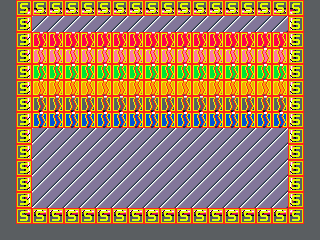

Rendered tile map (Tiled .tmx) drawn with the repository's tilesets; below, a short description and the full map source, tile grids included:
An orthogonal 20x15 tile map with 16x16 px tiles, 2 tile layers (Ground, col), 2 tilesets.

<map version="1.2" tiledversion="1.3.2" orientation="orthogonal" renderorder="right-down" compressionlevel="0" width="20" height="15" tilewidth="16" tileheight="16" infinite="0" nextlayerid="3" nextobjectid="37">
 <tileset firstgid="1" name="atiles" tilewidth="16" tileheight="16" tilecount="24" columns="4">
  <image source="puz1_EGA.bmp" width="64" height="96" />
 </tileset>
 <tileset firstgid="25" name="Collision_Tiles" tilewidth="16" tileheight="16" tilecount="32" columns="16">
  <image source="Collision_Tiles.png" width="256" height="32" />
 </tileset>
 <layer id="1" name="Ground" width="20" height="15">
  <data encoding="csv">
21,19,14,14,14,14,14,14,14,14,14,14,14,14,14,14,14,14,20,21,
21,13,1,1,1,1,1,1,1,1,1,1,1,1,1,1,1,1,15,21,
21,13,3,3,3,3,3,3,3,3,3,3,3,3,3,3,3,3,15,21,
21,13,10,10,10,10,10,10,10,10,10,10,10,10,10,10,10,10,15,21,
21,13,7,7,7,7,7,7,7,7,7,7,7,7,7,7,7,7,15,21,
21,13,6,6,6,6,6,6,6,6,6,6,6,6,6,6,6,6,15,21,
21,13,4,4,4,4,4,4,4,4,4,4,4,4,4,4,4,4,15,21,
21,13,8,8,8,8,8,8,8,8,8,8,8,8,8,8,8,8,15,21,
21,13,1,1,1,1,1,1,1,1,1,1,1,1,1,1,1,1,15,21,
21,13,1,1,1,1,1,1,1,1,1,1,1,1,1,1,1,1,15,21,
21,13,1,1,1,1,1,1,1,1,1,1,1,1,1,1,1,1,15,21,
21,13,1,1,1,1,1,1,1,1,1,1,1,1,1,1,1,1,15,21,
21,13,1,1,1,1,1,1,1,1,1,1,1,1,1,1,1,1,15,21,
21,17,16,16,16,16,16,16,16,16,16,16,16,16,16,16,16,16,18,21,
21,21,21,21,21,21,21,21,21,21,21,21,21,21,21,21,21,21,21,21
</data>
 </layer>
 <layer id="2" name="col" width="20" height="15">
  <data encoding="csv">
0,26,26,26,26,26,26,26,26,26,26,26,26,26,26,26,26,26,26,0,
0,26,0,0,0,0,0,0,0,0,0,0,0,0,0,0,0,0,26,0,
0,26,30,30,30,30,30,30,30,30,30,30,30,30,30,30,30,30,26,0,
0,26,30,30,30,30,30,30,30,30,30,30,30,30,30,30,30,30,26,0,
0,26,30,30,30,30,30,30,30,30,30,30,30,30,30,30,30,30,26,0,
0,26,30,30,30,30,30,30,30,30,30,30,30,30,30,30,30,30,26,0,
0,26,30,30,30,30,30,30,30,30,30,30,30,30,30,30,30,30,26,0,
0,26,30,30,30,30,30,30,30,30,30,30,30,30,30,30,30,30,26,0,
0,26,0,0,0,0,0,0,0,0,0,0,0,0,0,0,0,0,26,0,
0,26,0,0,0,0,0,0,0,0,0,0,0,0,0,0,0,0,26,0,
0,26,0,0,0,0,0,0,0,0,0,0,0,0,0,0,0,0,26,0,
0,26,0,0,0,0,0,0,0,0,0,0,0,0,0,0,0,0,26,0,
0,26,0,0,0,0,0,0,0,0,0,0,0,0,0,0,0,0,26,0,
0,26,26,26,26,26,26,26,26,26,26,26,26,26,26,26,26,26,26,0,
0,0,0,0,0,0,0,0,0,0,0,0,0,0,0,0,0,0,0,0
</data>
 </layer>
</map>
